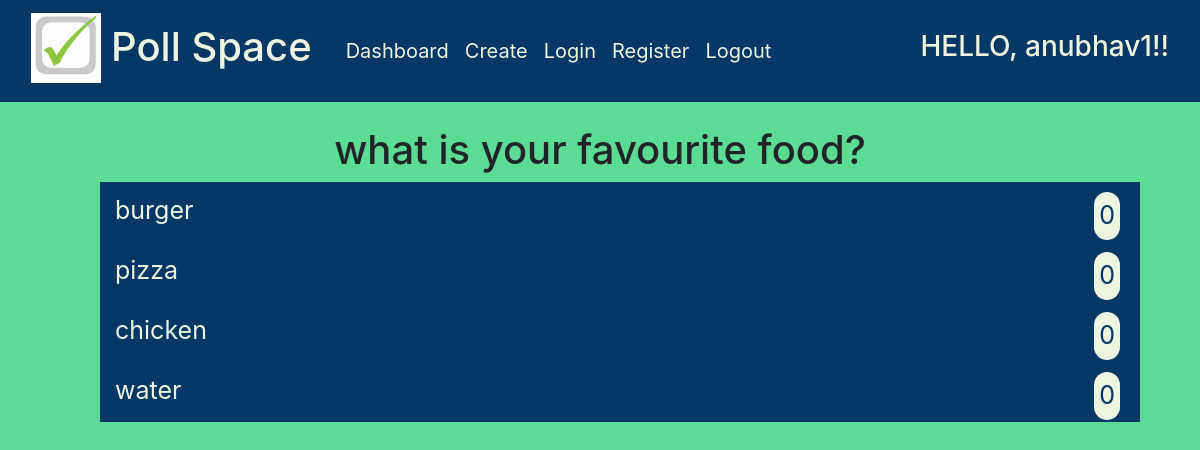
The app's page /polls/1/result (signed in), older data.
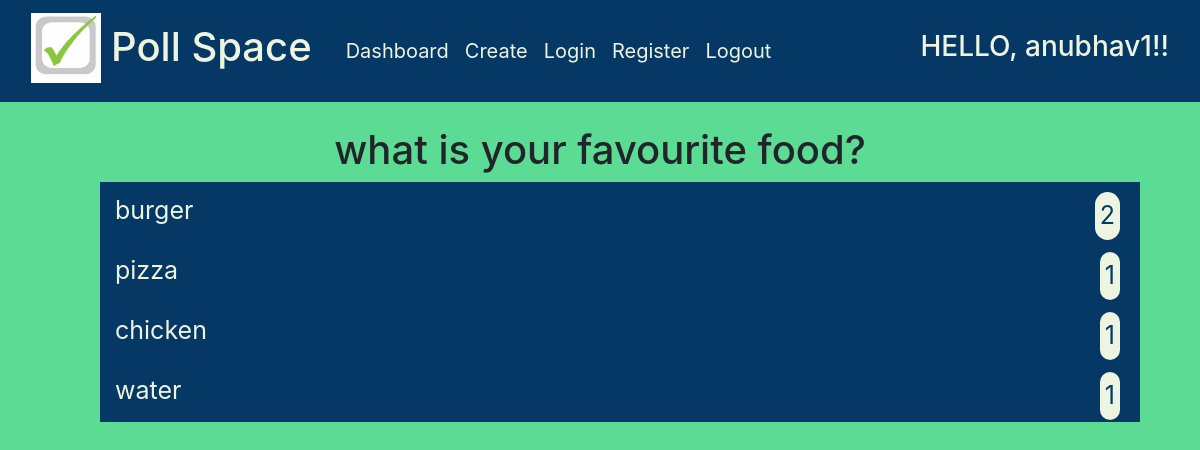
The same page, newer data.
### polls/models.py (models this page shows)
class Polls(models.Model) :
    poll_question = models.TextField()
    poll_option1 = models.CharField(max_length = 100)
    poll_option2 = models.CharField(max_length = 100)
    poll_option3 = models.CharField(max_length = 100)
    poll_option4 = models.CharField(max_length = 100)
    poll_option1_count = models.IntegerField(default = 0)
    poll_option2_count = models.IntegerField(default = 0)
    poll_option3_count = models.IntegerField(default = 0)
    poll_option4_count = models.IntegerField(default = 0)

### polls/views.py (the view)
# urls.py: path('polls/<poll_id>/result', result_view, name='result'),
@login_required(login_url='login')
def result_view(request, poll_id, *args, **kwargs) :
    poll = Polls.objects.get(pk = poll_id)
    context = {
        'poll' : poll
    }
    return render(request, 'polls/result.html', context)

### polls/templates/polls/result.html (shortened to what this page needs)
{% extends "base.html" %}
{% block content %}
<div id="result" class="container-fluid">
    <h1>{{ poll.poll_question }}</h1>
    <ul class="polldata">
        <li class="pollitem">
            <p class="pollname">{{poll.poll_option1}}</p>
            <p class="function">{{poll.poll_option1_count}}</p>
        </li>
        <li class="pollitem">
            <p class="pollname">{{poll.poll_option2}}</p>
            <p  class="function">{{poll.poll_option2_count}}</p>
        </li>
        <li class="pollitem">
            <p class="pollname">{{poll.poll_option3}}</p>
            <p class="function">{{poll.poll_option3_count}}</p>
        </li>
        <li class="pollitem">
            <p class="pollname">{{poll.poll_option4}}</p>
            <p  class="function">{{poll.poll_option4_count}}</p>
        </li>
    </ul>
    <br>
</div>
{% endblock %}

Row changes from the older to the newer data that the page shows:
changed Polls "what is your favourite food?": poll_option1_count "0" → "2"; poll_option2_count "0" → "1"; poll_option3_count "0" → "1"; poll_option4_count "0" → "1"
